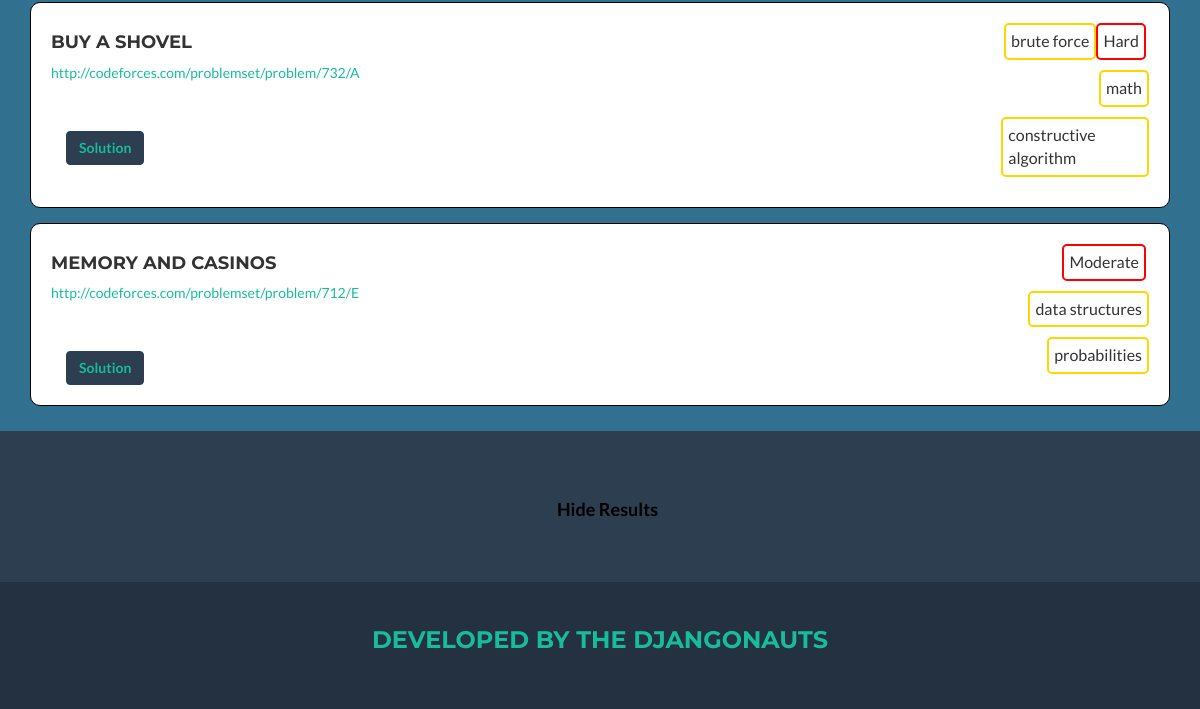
The app's page /search (lower part), older data.
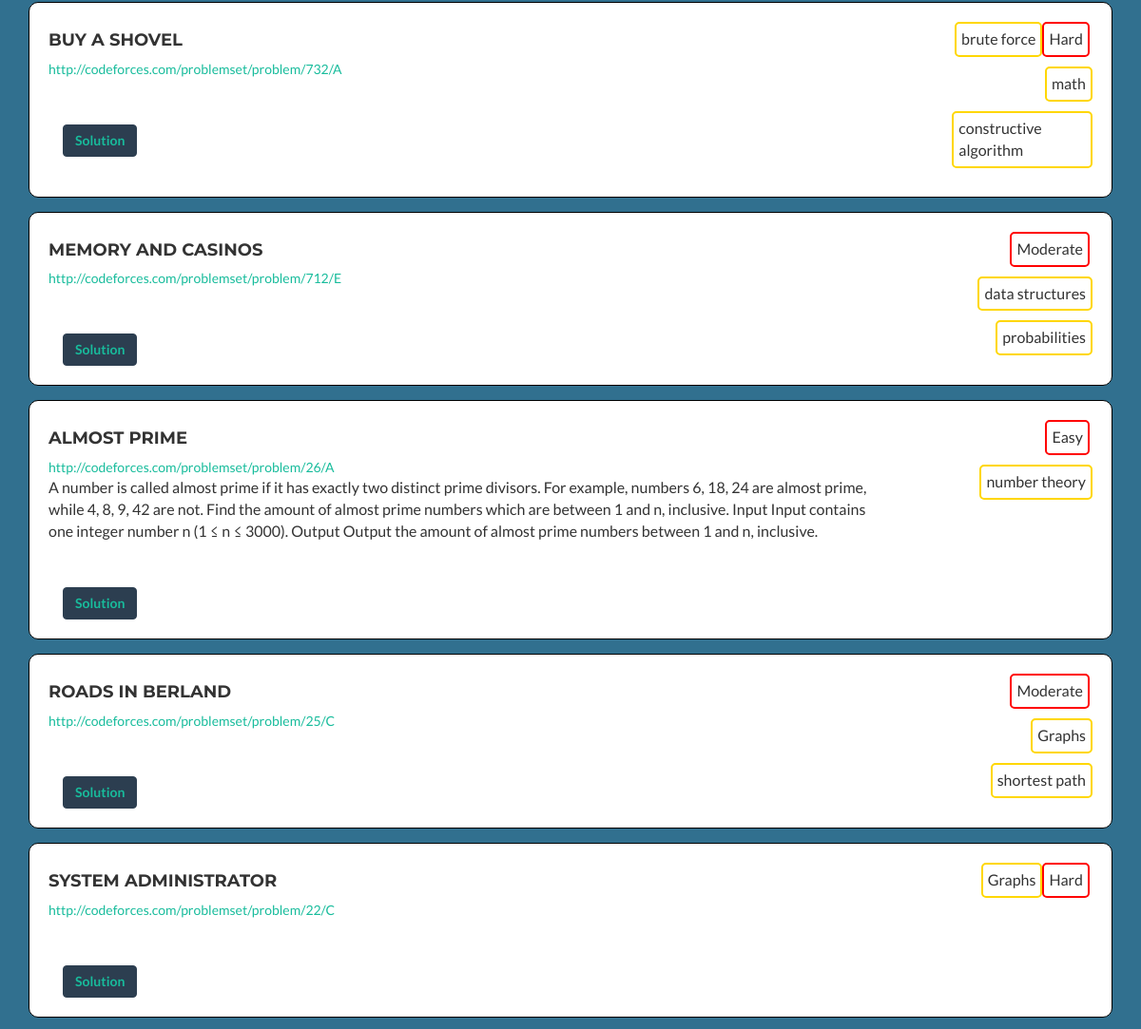
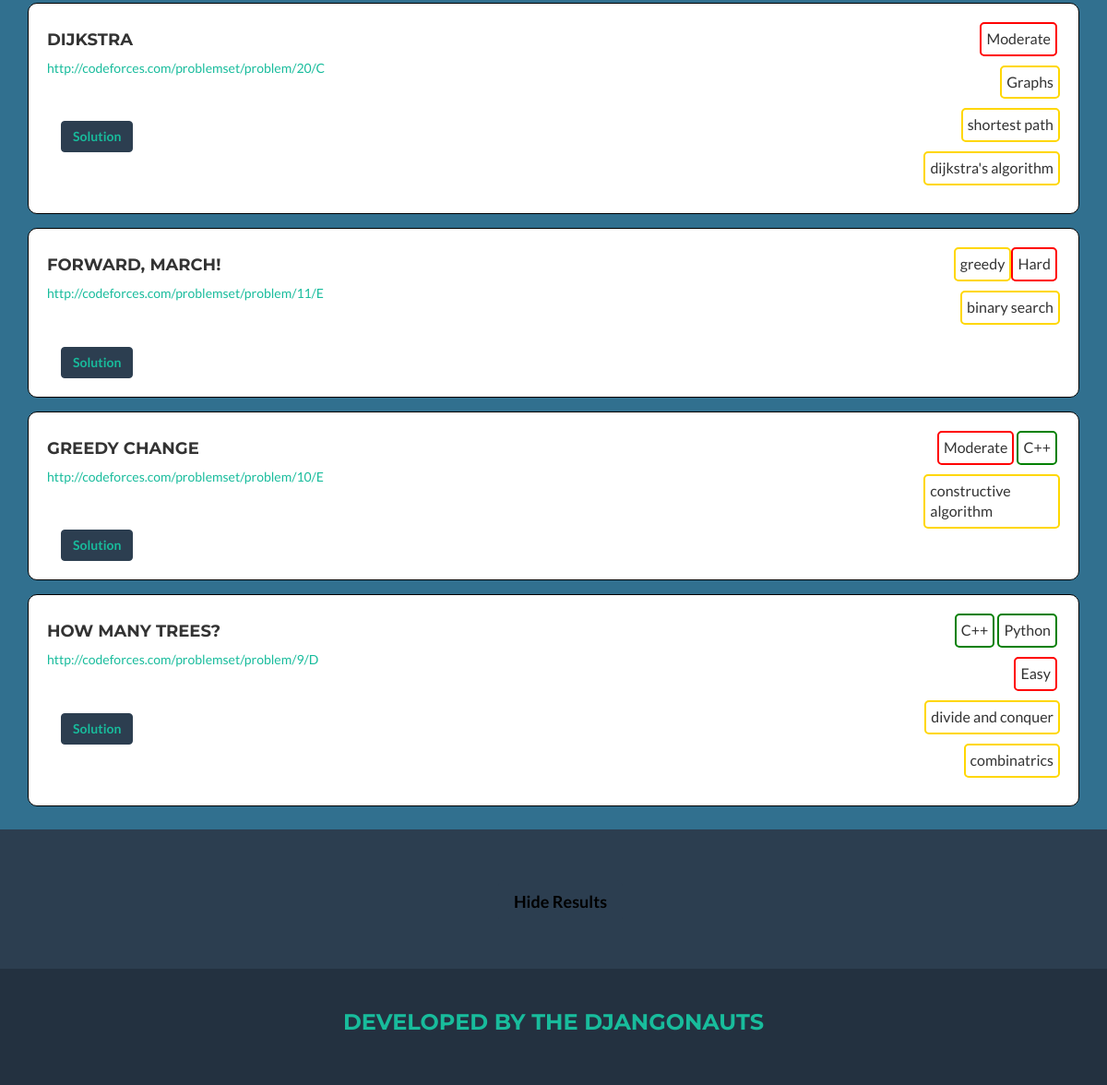
The same page, newer data (2 pictures, top to bottom).
### ProblemFinder/models.py (models this page shows, shortened)
class Question(models.Model):
    DIFFICULTY_CHOICES = (
        ('1', '----'),
        ('2', 'Easy'),
        ('3', 'Moderate'),
        ('4', 'Hard')
    )
    DIFFICULTY = ("----", "Easy", "Moderate", "Hard")
    title = models.CharField(max_length=250)
    question_text = models.TextField(blank=True)
    question_URL = models.URLField(blank=True)
    question_PDF = models.FileField(blank=True)
    created_date = models.DateTimeField(default=timezone.now)
    difficulty = models.CharField(max_length=1, choices=DIFFICULTY_CHOICES)
    tags = models.ManyToManyField(Tag)
    solutions = models.ManyToManyField(Solution, blank=True)
    visible = models.BooleanField(default=True)

class Tag(models.Model):
    name = models.TextField()
    parent = models.ForeignKey('self', null=True, blank=True)
    def __str__(self):
        return self.name

class Solution(models.Model):
    LANGUAGE_CHOICES = (
        ('1', '----'),
        ('2', 'Java'),
        ('3', 'Python'),
        ('4', 'C++')
    )
    LANGUAGE = ("----", "Java", "Python", "C++")
    description = models.TextField(blank=True)
    solution_URL = models.URLField(blank=True)
    solution_PDF = models.FileField(blank=True)
    language = models.CharField(max_length=20, choices=LANGUAGE_CHOICES)
    tags = models.ManyToManyField(Tag)

### ProblemFinder/views.py (the view, shortened to what this page needs)
# urls.py: url(r'^search$', views.search, name='search'),
def search(request):
    global user_flag
    global user_value
    try:
        questions_list = Question.objects.order_by('title')
    except Question.DoesNotExist:
        raise Http404("Question does not exist")
    try:
        tag_list = Tag.objects.all()
    except Tag.DoesNotExist:
        raise Http404("Tag does not exist")
    languages = Solution.LANGUAGE
    difficulty = Question.DIFFICULTY
    if ('logout' in request.GET) and request.GET['logout'].strip():
        user_flag = False
    querystr = ""
    if ('query' in request.GET) and request.GET['query'].strip():
        querystr = request.GET['query']
    query = querystr.split(",")
    query = query[:-1]
    lang = request.GET.get('language', '----')
    difft = request.GET.get('difficulty', '----')
    if difft == "Difficulty" or difft == "----":
        difft = "Not Selected"
    if lang == "Language" or lang == "----":
        lang = "Not Selected"
    new_question_list = []
    search_result = search_alg(query, questions_list, tag_list, lang, difft)
    if search_result == questions_list:
        new_question_list = search_result
    else:
        if isinstance(search_result, list):  # This is for if there are no search matches.
            for result in search_result:
                new_question_list.append(result)
    all_tags = []
    for question in questions_list:
        for tag in question.tags.all():
            if tag not in all_tags:
                all_tags.append(tag)
    local_user = user_value
    context = {
        'question_list': new_question_list,
        'query': query,
        'languages': languages,
        'difficulty': difficulty,
        'languagesel': lang,
        'difft': difft,
        'tag_list': all_tags,
        'user_flag': user_flag,
        'user_value': local_user,
        'query_list': []
    }
    return render(request, "problemfinder/search.html", context)

### ProblemFinder/templates/problemfinder/search.html (shortened to what this page needs)
{% load static %}
<!DOCTYPE html>
<html lang="en">
<head>
    <link rel="stylesheet" type="text/css" href="{% static 'problemfinder/css/custom.css' %}"/>
    <link rel="stylesheet" type="text/css" href="{% static 'problemfinder/css/bootstrap.min.css' %}"/>
    <link rel="stylesheet" type="text/css" href="{% static 'problemfinder/css/freelancer.min.css' %}"/>
    <link rel="stylesheet" type="text/css" href="{% static 'problemfinder/font-awesome/font-awesome.min.css' %}"/>
</head>
<body id="page-top" class="index" onLoad="moveWin();">
<section>
    <div class="container">
        {%  block content %}
                {% for question in question_list %}
                    <div class="answerRow">
                                <div class="answerRowRight">
                                    {% for soln in question.solutions.all %}
                                        {% if soln.language == "3" %}
                                            <p class="langDisplay" >Python</p>
                                        {% endif %}
                                        {% if soln.language == "4" %}
                                            <p class="langDisplay" >C++</p>
                                        {% endif %}
                                    {% endfor %}
                                    {% if question.difficulty == "2" %}
                                            <p class="diffDisplay" >Easy</p>
                                    {% endif %}
                                    {% if question.difficulty == "3" %}
                                            <p class="diffDisplay" >Moderate</p>
                                    {% endif %}
                                    {% if question.difficulty == "4" %}
                                            <p class="diffDisplay" >Hard</p>
                                    {% endif %}
                                    {% for tag in question.tags.all %}
                                        <p class="tagDisplay" >{{ tag }}</p>
                                    {% endfor %}
                                </div>
                            <div class="answerRowLeft">
                                <h4>{{ question.title }}</h4>
                                {% if question.question_URL %}
                                    <a target="_blank" href="{{ question.question_URL }}">{{ question.question_URL }} </a>
                                    <p>{{ question.question_text }}</p>
                                {% endif %}
                                <p><br></p>
                                <button type="button" class="btn btn-primary" href="search.html">
                                    <a href="/search/{{ question.id }}/">Solution</a>
                                </button>
                            </div>
                    </div>
                {%  endfor %}
        {% endblock %}
    </div>
</section>
<footer class="text-center">
    <div class="footer-above">
        <div class="container">
            <div class="row">
                <div class="footer-col col-md-4">
                </div>
                <div class="footer-col col-md-4">
                    <a href="/" class="btn btn-primary btn-lg " role="button" >Hide Results</a>
                </div>
                <div class="footer-col col-md-4">
                </div>
            </div>
        </div>
    </div>
    <div class="footer-below">
        <div class="container">
            <div class="row">
                <div class="col-lg-12">
                    <h3><span style="color: #18BC9C">Developed by the Djangonauts</span></h3>
                </div>
            </div>
        </div>
    </div>
</footer>
</body>
</html>

### ProblemFinder/static/problemfinder/css/custom.css (style rules this page uses)
p { font-size: 16px !important; }
.answerRow { padding: 10px; border: 1px solid black; border-radius: 10px; border-spacing: 15px; background-color: white; width: 100%; display: inline-block; }
.answerRowRight { float: right; width: 15%; padding: 10px; border-radius: 10px; border-spacing: 15px; background-color: white; display: inline-block; }
.answerRowLeft { float: left; width: 80%; padding: 10px; border-radius: 10px; border-spacing: 15px; background-color: white; display: inline-block; }
section { background-color: #31708f; padding: 20px 0 !important; }
.btn-primary { padding-top: 500px; }
.tagDisplay { display:block; border: 2px solid gold; border-radius: 5px; padding: 5px; float: right; }
.langDisplay { display:block; border: 2px solid green; border-radius: 5px; padding: 5px; float: right; margin-right: 3px; }
.diffDisplay { display:block; border: 2px solid red; border-radius: 5px; padding: 5px; float: right; margin-right: 3px; }
html { background-color: #31708f; }
.btn, button { color: #000 !important; background-color: #fff; margin-left: 15px; margin-top: 5px; }

Row changes from the older to the newer data that the page shows:
added Question: difficulty "Easy", title "ALMOST PRIME", question_URL "http://codeforces.com/problemset/problem/26/A", question_text "A number is called almost prime if it has exactly two distinct prime divisors. For example, numbers 6, 18, 24 are almost prime, while 4, 8, 9, 42 are not. Find the amount of almost prime numbers which are between 1 and n, inclusive. Input Input contains one integer number n (1 ≤ n ≤ 3000). Output Output the amount of almost prime numbers between 1 and n, inclusive."
now on this page (row unchanged): Tag: name "number theory", shown under "ALMOST PRIME"
added Question: difficulty "Moderate", title "ROADS IN BERLAND", question_URL "http://codeforces.com/problemset/problem/25/C"
added Tag: name "Graphs"
added Tag: name "shortest path"
added Question: difficulty "Hard", title "SYSTEM ADMINISTRATOR", question_URL "http://codeforces.com/problemset/problem/22/C"
added Question: difficulty "Moderate", title "DIJKSTRA", question_URL "http://codeforces.com/problemset/problem/20/C"
added Tag: name "dijkstra's algorithm", shown under "DIJKSTRA"
added Question: difficulty "Hard", title "FORWARD, MARCH!", question_URL "http://codeforces.com/problemset/problem/11/E"
now on this page (row unchanged): Tag: name "greedy", shown under "FORWARD, MARCH!"
now on this page (row unchanged): Tag: name "binary search", shown under "FORWARD, MARCH!"
added Question: difficulty "Moderate", title "GREEDY CHANGE", question_URL "http://codeforces.com/problemset/problem/10/E", Tag (name "constructive algorithm")
added Solution: language "C++", shown under "GREEDY CHANGE"
added Question: difficulty "Easy", title "HOW MANY TREES?", question_URL "http://codeforces.com/problemset/problem/9/D"
added Solution: language "Python", shown under "HOW MANY TREES?"
added Solution: language "C++", shown under "HOW MANY TREES?"
added Tag: name "divide and conquer", shown under "HOW MANY TREES?"
added Tag: name "combinatrics", shown under "HOW MANY TREES?"
